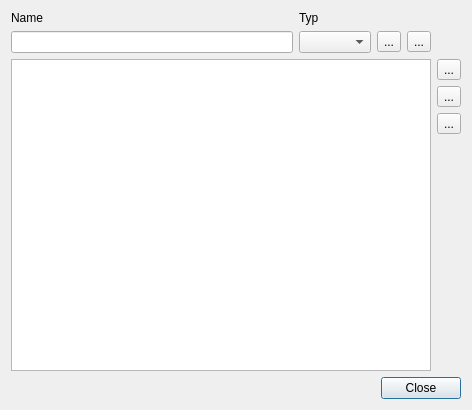
<?xml version="1.0" encoding="UTF-8"?>
<ui version="4.0">
 <class>QMCertificateDialog</class>
 <widget class="QDialog" name="QMCertificateDialog">
  <property name="geometry">
   <rect>
    <x>0</x>
    <y>0</y>
    <width>472</width>
    <height>410</height>
   </rect>
  </property>
  <property name="windowTitle">
   <string>Nachweise verwalten</string>
  </property>
  <layout class="QGridLayout" name="gridLayout_2">
   <item row="0" column="0">
    <layout class="QGridLayout" name="gridLayout">
     <item row="0" column="1">
      <widget class="QLabel" name="label_2">
       <property name="text">
        <string>Typ</string>
       </property>
      </widget>
     </item>
     <item row="0" column="0">
      <widget class="QLabel" name="label">
       <property name="text">
        <string>Name</string>
       </property>
      </widget>
     </item>
     <item row="1" column="1">
      <widget class="QComboBox" name="cbType">
       <property name="insertPolicy">
        <enum>QComboBox::NoInsert</enum>
       </property>
      </widget>
     </item>
     <item row="1" column="2">
      <widget class="QToolButton" name="tbrevert">
       <property name="text">
        <string>...</string>
       </property>
       <property name="icon">
        <iconset resource="../icons.qrc">
         <normaloff>:/icons/icons/edit-reset.svg</normaloff>:/icons/icons/edit-reset.svg</iconset>
       </property>
       <property name="iconSize">
        <size>
         <width>22</width>
         <height>22</height>
        </size>
       </property>
      </widget>
     </item>
     <item row="1" column="0">
      <widget class="QLineEdit" name="leName"/>
     </item>
     <item row="1" column="3">
      <widget class="QToolButton" name="tbFilter">
       <property name="text">
        <string>...</string>
       </property>
       <property name="icon">
        <iconset resource="../icons.qrc">
         <normaloff>:/icons/icons/view-filter.svg</normaloff>:/icons/icons/view-filter.svg</iconset>
       </property>
       <property name="iconSize">
        <size>
         <width>22</width>
         <height>22</height>
        </size>
       </property>
      </widget>
     </item>
    </layout>
   </item>
   <item row="1" column="0">
    <widget class="QTableView" name="tvFiles">
     <property name="editTriggers">
      <set>QAbstractItemView::SelectedClicked</set>
     </property>
     <property name="selectionBehavior">
      <enum>QAbstractItemView::SelectRows</enum>
     </property>
    </widget>
   </item>
   <item row="1" column="1">
    <layout class="QVBoxLayout" name="verticalLayout">
     <item>
      <widget class="QToolButton" name="tbAdd">
       <property name="text">
        <string>...</string>
       </property>
       <property name="icon">
        <iconset resource="../icons.qrc">
         <normaloff>:/icons/icons/list-add.svg</normaloff>:/icons/icons/list-add.svg</iconset>
       </property>
       <property name="iconSize">
        <size>
         <width>22</width>
         <height>22</height>
        </size>
       </property>
      </widget>
     </item>
     <item>
      <widget class="QToolButton" name="tbRemove">
       <property name="text">
        <string>...</string>
       </property>
       <property name="icon">
        <iconset resource="../icons.qrc">
         <normaloff>:/icons/icons/list-remove.svg</normaloff>:/icons/icons/list-remove.svg</iconset>
       </property>
       <property name="iconSize">
        <size>
         <width>22</width>
         <height>22</height>
        </size>
       </property>
      </widget>
     </item>
     <item>
      <widget class="QToolButton" name="tbDetails">
       <property name="text">
        <string>...</string>
       </property>
       <property name="icon">
        <iconset resource="../icons.qrc">
         <normaloff>:/icons/icons/traindata.svg</normaloff>:/icons/icons/traindata.svg</iconset>
       </property>
       <property name="iconSize">
        <size>
         <width>22</width>
         <height>22</height>
        </size>
       </property>
      </widget>
     </item>
     <item>
      <spacer name="verticalSpacer">
       <property name="orientation">
        <enum>Qt::Vertical</enum>
       </property>
       <property name="sizeHint" stdset="0">
        <size>
         <width>20</width>
         <height>40</height>
        </size>
       </property>
      </spacer>
     </item>
    </layout>
   </item>
   <item row="2" column="0" colspan="2">
    <widget class="QDialogButtonBox" name="buttonBox">
     <property name="orientation">
      <enum>Qt::Horizontal</enum>
     </property>
     <property name="standardButtons">
      <set>QDialogButtonBox::Close</set>
     </property>
    </widget>
   </item>
  </layout>
 </widget>
 <resources>
  <include location="../icons.qrc"/>
 </resources>
 <connections>
  <connection>
   <sender>buttonBox</sender>
   <signal>accepted()</signal>
   <receiver>QMCertificateDialog</receiver>
   <slot>accept()</slot>
   <hints>
    <hint type="sourcelabel">
     <x>248</x>
     <y>254</y>
    </hint>
    <hint type="destinationlabel">
     <x>157</x>
     <y>274</y>
    </hint>
   </hints>
  </connection>
  <connection>
   <sender>buttonBox</sender>
   <signal>rejected()</signal>
   <receiver>QMCertificateDialog</receiver>
   <slot>reject()</slot>
   <hints>
    <hint type="sourcelabel">
     <x>316</x>
     <y>260</y>
    </hint>
    <hint type="destinationlabel">
     <x>286</x>
     <y>274</y>
    </hint>
   </hints>
  </connection>
  <connection>
   <sender>tbAdd</sender>
   <signal>clicked()</signal>
   <receiver>QMCertificateDialog</receiver>
   <slot>addCertificate()</slot>
   <hints>
    <hint type="sourcelabel">
     <x>732</x>
     <y>101</y>
    </hint>
    <hint type="destinationlabel">
     <x>380</x>
     <y>175</y>
    </hint>
   </hints>
  </connection>
  <connection>
   <sender>tbRemove</sender>
   <signal>clicked()</signal>
   <receiver>QMCertificateDialog</receiver>
   <slot>removeCertificate()</slot>
   <hints>
    <hint type="sourcelabel">
     <x>442</x>
     <y>141</y>
    </hint>
    <hint type="destinationlabel">
     <x>235</x>
     <y>204</y>
    </hint>
   </hints>
  </connection>
 </connections>
 <slots>
  <slot>addCertificate()</slot>
  <slot>removeCertificate()</slot>
 </slots>
</ui>
